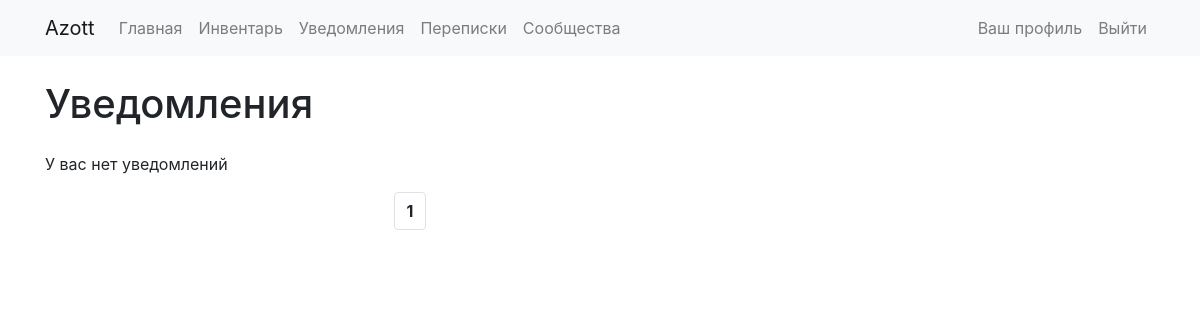
The app's page /notifications/ (signed in), older data.
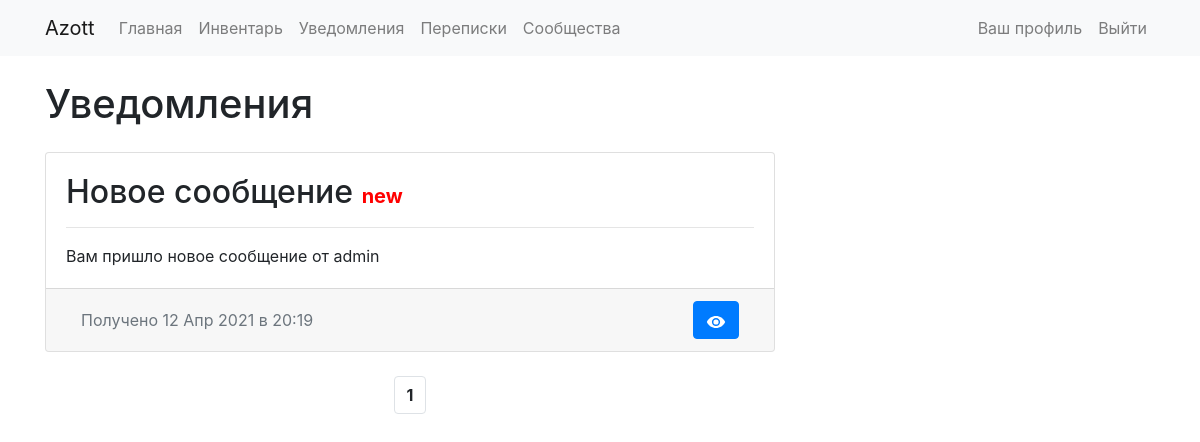
The same page, newer data.
### notifications/models.py (models this page shows, shortened)
class Notification(models.Model):
    not_text = models.TextField()
    not_name = models.CharField(max_length=100)
    not_date = models.DateTimeField('date published', default=datetime.now)
    not_link = models.CharField(max_length=200)
    not_checked = models.BooleanField(default=True)

### notifications/views.py (the view, shortened to what this page needs)
# urls.py: path('', NotificationsList.as_view(), name='index'),
class NotificationsList(View):
    def get(self, request):
        if request.user.is_authenticated:
            page = self.request.GET.get('page')
            new_notifications = Notificationlist.objects.all().filter(user = request.user)[0].notifications.filter(not_checked = True)[::-1]
            old_notifications = Notificationlist.objects.all().filter(user = request.user)[0].notifications.filter(not_checked = False)[::-1]
            all_notifications = new_notifications + old_notifications
            paginator = Paginator(all_notifications, 15)
            try:
                notifications = paginator.page(page)
            except PageNotAnInteger:
                notifications = paginator.page(1)
            except EmptyPage:
                notifications = paginator.page(paginator.num_pages)
            template = loader.get_template('notifications/index.html')
            context = {
                'notifications': notifications,
            }
            return HttpResponse(template.render(context, request))
        else:
            return HttpResponseRedirect("/auth/login")

### notifications/templates/notifications/index.html (shortened to what this page needs)
{% extends "base_twocolumn.html" %}
{% block title_h1 %} Уведомления {% endblock %}
{% block content1 %}
          {% if notifications %}
          {% for notification in notifications %}
          <div class="card mb-4 card-hover">
            <div class="card-body">
              <h2 class="card-title">{{ notification.not_name }} {% if notification.not_checked %}<b style = "font-size: 20px; color: red;">new</b>{% endif %}</h2>
              <hr>
              <p class="card-text">
                {{ notification.not_text }}
              </p>
            </div>
            <div class="card-footer text-muted">
              <div class="d-flex flex-row justify-content-between align-items-center">
                <div class="container d-none d-md-block">
                <a class="p-6">Получено {{notification.not_date|date:"d M Y в H:i"}} </a>
                </div>
                <div class="container" style="text-align: right;">
                {% if request.user.is_authenticated %}
                {% if notification.not_checked  %}
                    <form method = "POST" action="{% url 'notifications:check' %}" class="d-inline">
                      <button type="submit" id="not_{{ notification.id }}_check" class="btn btn-primary p-6">
                      </button>
                  </form>
                {% endif %}
                {% endif %}
              </div>
              </div>
            </div>
          </div>
          {% endfor %}
          {% else %}
          <p>У вас нет уведомлений</p>
          {% endif %}
          <nav aria-label="Навигация по странице" class="d-flex justify-content-center">
            <ul class="pagination">
              {% for num in notifications.paginator.page_range %}
                  {% if num == notifications.number %}
                      <li class="page-item"><a class="page-link"><b>{{ num }}</b></a></li>
                  {% else %}
                      <li class="page-item"><a class="page-link" href="?page={{ num }}"> {{ num }}</a></li>
                  {% endif %}
              {% endfor %}
            </ul>
          </nav>
{% endblock %}

Row changes from the older to the newer data that the page shows:
added Notification: not_name "Новое сообщение", not_checked "new", not_text "Вам пришло новое сообщение от admin", not_date "12 Апр 2021 в 20:19"
Text that changed along with them:
text no longer shown: "У вас нет уведомлений"
